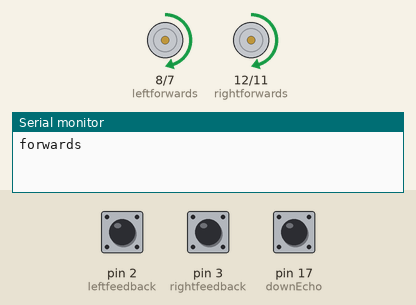
Simulated run of this sketch. Board: Arduino Uno, built with avr-gcc and run on an emulated ATmega328P. On the bench: motor-driver pin pairs drawn as motors (green arrow = first pin HIGH = forward, orange = second pin HIGH = backward, longer = more drive, scaled by the enable pin), the last lines printed to the serial monitor. Inputs (shaded band) come from the test bench; at power-on: pin 2 (leftfeedback) HIGH, pin 17 (downEcho) LOW, pin 3 (rightfeedback) HIGH.

Above: at 1.2 s.
1.3 s: pin 2 (leftfeedback) pulled LOW for 0.15 s
2.9 s: pin 17 (downEcho) pulsed HIGH 2 times (0.12 s each, 0.3 s apart)
At 4.7 s:
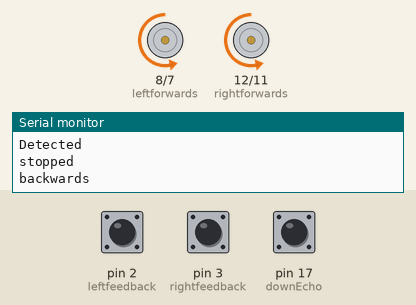
At 13.2 s:
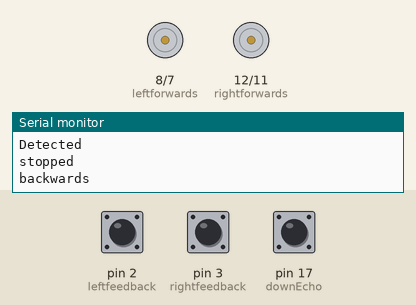
Timing chart, 0 to 13.8 s (numbered marks = the images above; inputs shaded):
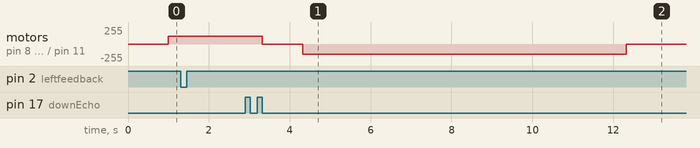

The sketch:

sketch_feb05b.ino
```cpp
int leftfeedback = 2;
int rightfeedback = 3;
int rightpwm = 10;
int leftpwm = 9;
int leftforwards = 8;
int leftbackwards = 7;
int rightforwards = 12;
int rightbackwards = 11;
int countNumberLeft = 0;
int countNumberRight = 0;
int ultraTrigger = 4;
int ultraEcho = 5;
int DUtrigger = 13; //13
int downEcho = 17; //17

long int distance, timeTaken;
void countLeft() {
  countNumberLeft++;
  Serial.println(countNumberLeft);
}

void countRight() {
  countNumberRight++;
  Serial.println(countNumberRight);
}
void setup() {
  // put your setup code here, to run once:
  Serial.begin(115200);
  pinMode(downEcho, INPUT);
  pinMode(leftfeedback, INPUT);
  pinMode(rightfeedback, INPUT);
  pinMode(leftbackwards, OUTPUT);
  pinMode(leftforwards, OUTPUT);
  pinMode(leftpwm, OUTPUT);
  pinMode(rightpwm, OUTPUT);
  pinMode(rightbackwards, OUTPUT);
  pinMode(rightforwards, OUTPUT);
  pinMode(ultraEcho, INPUT);
  pinMode(ultraTrigger, OUTPUT);
  pinMode(DUtrigger, OUTPUT);

  digitalWrite(leftfeedback, HIGH);
  digitalWrite(rightfeedback, HIGH);
  attachInterrupt(digitalPinToInterrupt(leftfeedback), countLeft, RISING);
  attachInterrupt(digitalPinToInterrupt(rightfeedback), countRight, RISING);
  analogWrite(leftpwm, 150);
  analogWrite(rightpwm, 150);
}

void forwardsMovement() {
  ultraDown();
  Serial.println("forwards");
  digitalWrite(leftbackwards, LOW);
  digitalWrite(rightbackwards, LOW);
  digitalWrite(leftforwards, HIGH);
  digitalWrite(rightforwards, HIGH);
  analogWrite(leftpwm, 120);
  analogWrite(rightpwm, 120);

//  if (countNumberLeft == countNumberRight) {
//    analogWrite(leftpwm, 150);
//    analogWrite(rightpwm, 150);
//    Serial.println("They are the same");
//  }
//  else if (countNumberLeft > countNumberRight) {
//    Serial.println("Left is greater than the right");
//    if ((countNumberLeft - countNumberRight) < 2) {
//      Serial.println("Decrease speed of left by 20 speed, set to 235");
//      analogWrite(leftpwm, 100);
//      analogWrite(rightpwm, 150);
//    }
//  }
//  else if (countNumberRight > countNumberLeft) {
//    Serial.println("Right is greater than the left");
//    if ((countNumberLeft - countNumberRight) < 2) {
//      Serial.println("Decrease speed of the right by 20 speed, set to 235");
//      analogWrite(rightpwm, 95);
//      analogWrite(leftpwm, 109);
//    }
//  }
}


void forwardsMovement_end() {
  Serial.println("forwards");
  digitalWrite(leftbackwards, LOW);
  digitalWrite(rightbackwards, LOW);
  digitalWrite(leftforwards, HIGH);
  digitalWrite(rightforwards, HIGH);
  analogWrite(leftpwm, 150);
  analogWrite(rightpwm, 150);

  delay(3000);
  offMovement();
}

void backwardsMovement() {
  Serial.println("backwards");
  digitalWrite(leftforwards, LOW);
  digitalWrite(rightforwards, LOW);
  digitalWrite(leftbackwards, HIGH);
  digitalWrite(rightbackwards, HIGH);
  analogWrite(leftpwm, 150);
  analogWrite(rightpwm, 150);
}

void backwardsMovement_end() {
  Serial.println("backwards");
  digitalWrite(leftforwards, LOW);
  digitalWrite(rightforwards, LOW);
  digitalWrite(leftbackwards, HIGH);
  digitalWrite(rightbackwards, HIGH);
  analogWrite(leftpwm, 150);
  analogWrite(rightpwm, 150);
  delay(1800);
  offMovement();
}

void backwardsMovement_1end() {
  Serial.println("backwards");
  digitalWrite(leftforwards, LOW);
  digitalWrite(rightforwards, LOW);
  digitalWrite(leftbackwards, HIGH);
  digitalWrite(rightbackwards, HIGH);
  analogWrite(leftpwm, 150);
  analogWrite(rightpwm, 150);
  delay(2200);
  offMovement();
}

void offMovement() {
  digitalWrite(leftforwards, LOW);
  digitalWrite(rightforwards, LOW);
  digitalWrite(leftbackwards, LOW);
  digitalWrite(rightbackwards, LOW);
  analogWrite(leftpwm, 0);
  analogWrite(rightpwm, 0);
  delay(1000);
  Serial.println("stopped");
}

void rightTurn() {
  Serial.println("rightTurn");
  analogWrite(leftpwm, 152);
  analogWrite(rightpwm, 150);
  digitalWrite(leftforwards, HIGH);
  digitalWrite(rightforwards, LOW);
  digitalWrite(leftbackwards, LOW);
  digitalWrite(rightbackwards, HIGH);
  delay(1220);
  offMovement();
  }

void leftTurn() {
  Serial.println("leftTurn");
  analogWrite(leftpwm, 150);
  analogWrite(rightpwm, 152);
  digitalWrite(leftforwards, LOW);
  digitalWrite(rightforwards, HIGH);
  digitalWrite(leftbackwards, HIGH);
  digitalWrite(rightbackwards, LOW);
  delay(1220);
  Serial.println("turned for 2 seconds");
  offMovement();
  }

void leftTurn1() {
  Serial.println("leftTurn1");
  analogWrite(leftpwm, 120);
  analogWrite(rightpwm, 122);
  digitalWrite(leftforwards, LOW);
  digitalWrite(rightforwards, HIGH);
  digitalWrite(leftbackwards, HIGH);
  digitalWrite(rightbackwards, LOW);
  delay(1180);
  offMovement();
  }

//void ultra(){
//  digitalWrite(ultraTrigger, LOW);
//  delayMicroseconds(2);
//
//  digitalWrite(ultraTrigger, HIGH);
//  delayMicroseconds(2);
//
//  digitalWrite(ultraTrigger, LOW);
//
//  timeTaken = pulseIn(ultraEcho, HIGH);
//
//  distance = timeTaken/58.2;
//
//  //if (distance > 4){
//    //Serial.println("Detected");
//    //offMovement();
//    //backwardsMovement();
//    //delay(5000);
//    //offMovement();
//    //delay(100000);
//  }

void ultraDown(){
  //digitalWrite(ultraTrigger, LOW);
  digitalWrite(DUtrigger, LOW);
  delayMicroseconds(2);

  //digitalWrite(ultraTrigger, HIGH);
  digitalWrite(DUtrigger, HIGH);
  delayMicroseconds(2);

  digitalWrite(ultraTrigger, LOW);

  timeTaken = pulseIn(downEcho, HIGH);

  distance = timeTaken/58.2;

  if (distance > 13  ){
    Serial.println("Detected");
    offMovement();
    backwardsMovement();
    delay(8000);
    offMovement();
    delay(100000);
  }
}

//void flashingLights(int seconds){
//digitalWrite(3,HIGH);
//digitalWrite(2,LOW);
//delay(seconds);
//digitalWrite(3,LOW);
//digitalWrite(2,HIGH);
//delay(seconds);
//}

/* void story3 () {
//  digitalWrite(3, LOW);
//  digitalWrite(2, HIGH);
//  delay(10000);
//  digitalWrite(3,LOW);
//  digitalWrite(2, LOW);
//  delay(1000);
//  digitalWrite(3, HIGH);
//  digitalWrite(2, LOW);
//  delay(1000);
//  digitalWrite(3,LOW);
//  digitalWrite(2, LOW);
//  delay(500);
}

  for(int i = 0; i < 3; i++){
    forwardsMovement();
    rightTurn();
  }
  forwardsMovement();
  for(int i = 0; i < 2; i++){
    forwardsMovement();
    leftTurn();
  }
  forwardsMovement();
  leftTurn1();
  forwardsMovement_end();

  for(int i = 0; i < 3; i++){
    backwardsMovement();
    rightTurn();
  }
  backwardsMovement();
  for(int i = 0; i < 2; i++){
  backwardsMovement();
  leftTurn();
  }
  backwardsMovement_1end();
  leftTurn();
  backwardsMovement_end();
*/

void loop() {
  // put your main code here, to run repeatedly:
  forwardsMovement();
}
```

Measured:
- after the input at 2.9 s, motor on pin 8 (leftforwards) / pin 7 (leftbackwards), motor on pin 12 (rightforwards) / pin 11 (rightbackwards): forward 120/255 → stopped after 0.42 s, → backward 150/255 1.0 s later, → stopped 8.0 s later
